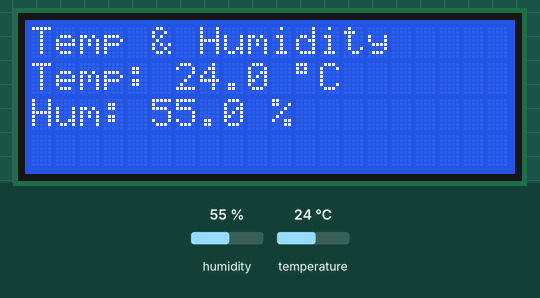
This sketch was run on a simulated Arduino Uno, built with avr-gcc and run on an emulated ATmega328P. On the bench: 20×4 character LCD. The inputs (shaded band) are chosen by the test bench; at power-on: humidity 55 %, temperature 24 °C.

Above: at 2.6 s.
2.7 s: humidity set to 22 %
At 6.7 s:
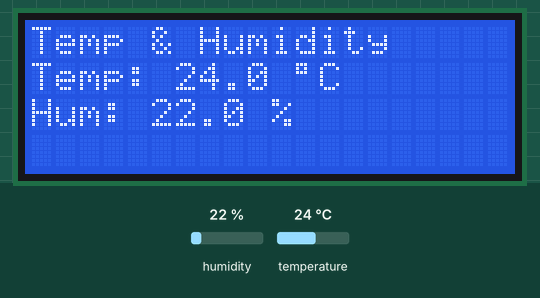
8.0 s: temperature set to 12 °C
At 10.9 s:
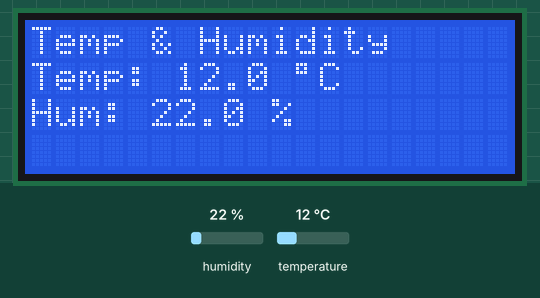
13.3 s: humidity set to 40 %
At 15.1 s:
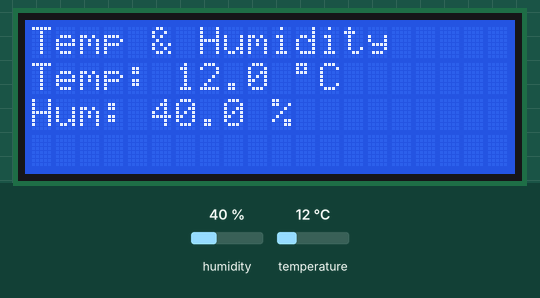
18.6 s: temperature set to 19 °C
Timing chart, 0 to 21.6 s (numbered marks = the images above; inputs shaded):
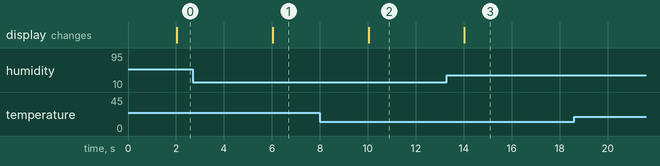

The sketch:

05_lcd_dht11.ino
```cpp
#include <DHT.h> // library for DHT temperature and humidity sensor
#define DHTPIN 8 // DHT11 connected to digital pin 8
#define DHTTYPE DHT11 // my sensor type: DHT11
DHT dht(DHTPIN, DHTTYPE); // stores pin number and sensor type

#include <LiquidCrystal.h> // library for LCD display
const byte rs = 12, en = 11, d4 = 5, d5 = 4, d6 = 3, d7 = 2; // declare all needed logic pins
// D4 D5 D6 and D7 are used to transmit 8-bit data in two steps: 2 times 4 bits (saves pins on the board, so we don't use D0-D3)
LiquidCrystal lcd(rs, en, d4, d5, d6, d7);

unsigned long previous_time = 0;
const unsigned long interval = 2000;

void setup() {
  dht.begin(); // start DHT

  lcd.begin(20, 4); // start LCD
  // my LCD model is 2004, so 20 columns and 4 rows
  lcd.setCursor(0, 0); // set cursor position
  lcd.print("Temp & Humidity"); // print "Temp & Humidity"
}

void loop() {
  unsigned long current_time = millis();
  // non-blocking delay using millis, 2 seconds (according to DHT datasheet)
  if (current_time - previous_time >= interval) {
    previous_time = current_time;
    float T = dht.readTemperature(); // read temperature in Celsius
    float H = dht.readHumidity(); // read humidity in percent
    if (isnan(T) || isnan(H)) { // if we got no data for either humidity or temperature (or both), clear screen and show error
      lcd.clear(); // clear LCD
      lcd.setCursor(0, 0); // cursor to start
      lcd.print("ERROR"); // print "ERROR"
    }
    else { // if both temperature and humidity data are valid
      // lcd.setCursor(0, 0) and lcd.print("Temp & Humidity") are repeated because if an error occurred, "Temp & Humidity" would have been erased, and we need to print it again
      lcd.setCursor(0, 0);
      lcd.print("Temp & Humidity");

      // temperature output
      lcd.setCursor(0, 1);
      lcd.print("Temp: ");
      lcd.print(T, 1); // print 1 decimal place – enough for our needs, no need to occupy extra space with second decimal
      lcd.print(" ");
      lcd.print((char)223); // degree symbol
      lcd.print("C");

      // humidity output
      lcd.setCursor(0,2);
      lcd.print("Hum: ");
      lcd.print(H, 1); // also only 1 decimal place
      lcd.print(" %");
    }
  }
}
```

Measured:
- after the input at 2.7 s, the display: changes after 3.3 s (image 1)
- after the input at 8.0 s, the display: changes after 2.0 s (image 2)
- after the input at 13.3 s, the display: changes after 0.73 s (image 3)
